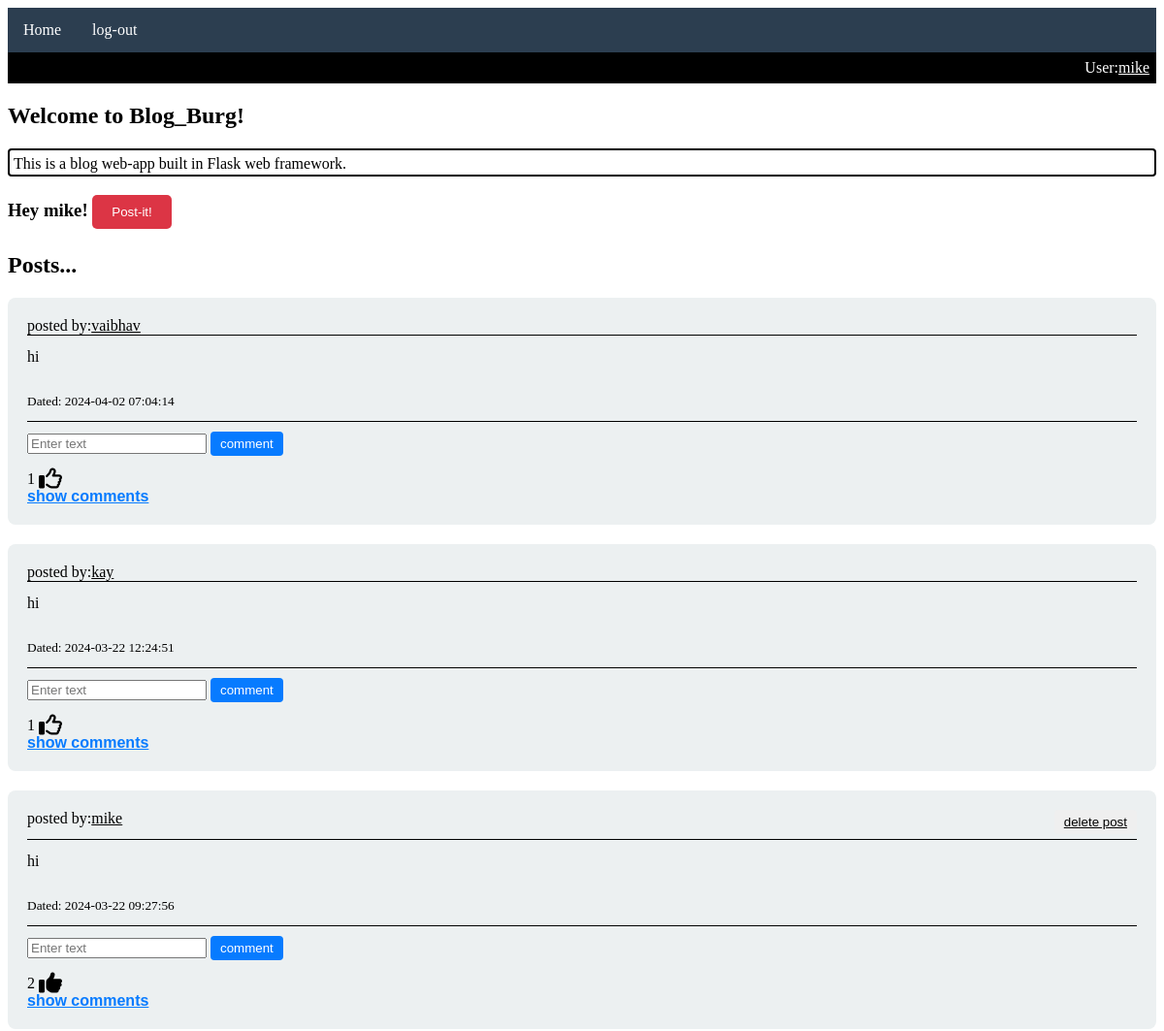
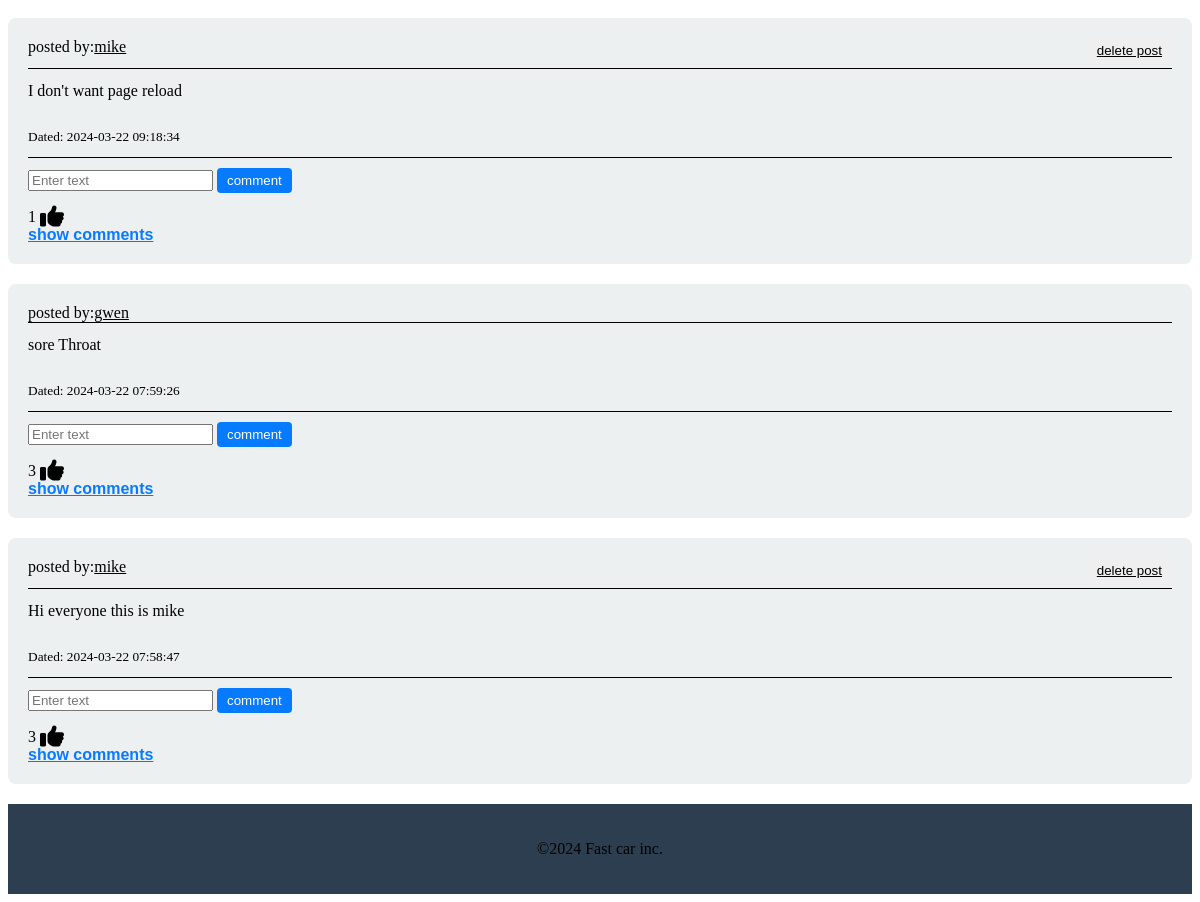
Screenshot of /home (signed in) with the database file from the repository (2 pictures, top to bottom).
### website/models.py (models this page shows)
class User(db.Model, UserMixin):
    id=db.Column(db.Integer, primary_key=True)
    email=db.Column(db.String(150), unique=True)
    username=db.Column(db.String(150), unique=True)
    password=db.Column(db.String(150)) # hashed password
    date_created=db.Column(db.DateTime(timezone=True), default=func.now())
    posts=db.relationship('Post', backref='user', passive_deletes=True)
    comments=db.relationship('Comment', backref='user', passive_deletes=True)
    likes=db.relationship('Like', backref='user', passive_deletes=True)

class Post(db.Model):
    id=db.Column(db.Integer, primary_key=True)
    text=db.Column(db.Text, nullable=False)
    date_created=db.Column(db.DateTime(timezone=True), default=func.now())
    author=db.Column(db.Integer, db.ForeignKey('user.id', ondelete='CASCADE'), nullable=False)
    comments=db.relationship('Comment', backref='post', passive_deletes=True)
    likes=db.relationship('Like', backref='post', passive_deletes=True)

### website/views.py (the view)
@views.route("/")
@views.route("/home", methods=['GET', 'POST'])
@login_required
def home():
    posts=Post.query.order_by(Post.date_created.desc()).all()
    return render_template("home.html", user=current_user, posts=posts)

### website/__init__.py (called while the page is built)
def create_app():
    app=Flask(__name__)
    app.config['SECRET_KEY']="PROCRASTINATION"
    app.config['SQLALCHEMY_DATABASE_URI']= f'sqlite:///{DB_NAME}'
    db.init_app(app)
    from .views import views
    from .auth import auth
    app.register_blueprint(views, url_prefix="/")
    app.register_blueprint(auth, url_prefix="/")
    from .models import User, Post, Comment, Like
    create_database(app)
    login_manager=LoginManager()
    login_manager.login_view= 'auth.login'
    login_manager.init_app(app)
    '''
    This sets the callback for reloading a user from the session.
    The function you set should take a user ID (a str) and return a user object,
    or None if the user does not exist.
    '''
    @login_manager.user_loader
    def load_user(id):
        return User.query.get(int(id))
    return app

### website/templates/home.html (shortened to what this page needs)
{% extends "posts_div.html"%}
{% block content%}
<h2>Welcome to Blog_Burg!</h2>
<div>
<p class="p1">This is a blog web-app built in Flask web framework.</p>
<h3>Hey {{user.username}}! <a href="/create-post" class="a_1"><button class="post_it_btn">Post-it!</button></a></h3>
</div>
<h2>Posts...</h2>
{{  super() }}
{% endblock %}
{% block footer %}
    {{super()}}
{% endblock %}

### website/templates/posts_div.html (shortened to what this page needs)
{% extends "base.html" %}
{% block content %}
<div id="posts">
    {% for post in posts%}
    <div class="card">
        <div class="card-header">
            posted by: <a href="/posts/{{post.user.username}}">{{post.user.username}}</a>
            {% if user.id== post.author %}
                <button><a href="/delete-post/{{post.id}}">delete post</a></button>
            {% endif %}
        </div>
        <div class="card-content">
            {{post.text}}
            <br><br>
            <small>Dated: {{post.date_created}}</small>
        </div>
        <div class="card-footer">
            <form class="comment-form" method='POST' action="/create-comment/{{post.id}}">
                <input type="text" id="text" name="text" placeholder="Enter text" required/>
                <button class="comment-btn" type="submit">comment</button>
            </form>
            <div>
                <span id="likes-count-{{post.id}}">{{post.likes|length}}</span>
                {% if user.id in post.likes|map(attribute='author')|list %}
                    <i class="fa-solid fa-thumbs-up fa-xl" id="like-button-{{post.id}}" onclick="likePost({{post.id}})"></i>
                {% else %}
                    <i class="fa-regular fa-thumbs-up fa-xl" id="like-button-{{post.id}}" onclick="likePost({{post.id}})"></i>
                {% endif %}
            </div>
            <div>
                <label for="toggle-comments-{{post.id}}" class="toggle-label">show comments</label>
            </div>
        </div>
    </div>
    {% endfor %}
</div>
{% endblock %}

### website/templates/base.html (shortened to what this page needs)
<!DOCTYPE html>
<html lang="en">
<head>
</head>
<body>
    <nav>
        <ul class="navbar">
            <li><a href="/home">Home</a></li>
            {% if user.is_authenticated %}
                <li><a href="/logout">log-out</a></li>
            {% else %}
                <li><a href="/signup">Sign-up</a></li>
                <li><a href="/login">log-in</a></li>
            {% endif %}
        </ul>
    </nav>
    {% if user.is_authenticated %}
        <div class="User-bar">
            User: <a href="/posts/{{user.username}}">{{user.username}}</a>
        </div>
    {% endif %}
    <div>
        {% block content %}<br>base_template_content<br>{% endblock %}
    </div>
        <footer>
            {% block footer%}
            <p>&copy;2024 Fast car inc.<p>
            {% endblock %}
        </footer>
</body>
</html>

### website/templates/home.html (style rules this page uses)
.p1 { border: 2px solid black; border-radius: 4px; padding-top: 5px; padding-left: 4px; padding-bottom: 2px; margin-bottom: 2px; }

### website/templates/posts_div.html (style rules this page uses)
.card { background-color: #ECF0F1; border-radius: 8px; padding: 20px; margin-bottom: 20px; }
.card-header { border-bottom: 1px solid #000; margin-bottom: 10px; display: flex; }
button { color: white; padding: 5px 10px; border: none; border-radius: 4px; margin-left: auto; margin-bottom: 5px; cursor: pointer; }
.post_it_btn { padding: 10px 20px; background-color: #dc3545; color: #fff; border: none; border-radius: 5px; cursor: pointer; transition: background-color 0.3s; }
.comment-btn { background-color: #077bff; }
.card-content { color: #000; line-height: 1.5; margin-bottom: 10px; }
.card-footer { border-top: 1px solid #000; margin-top: 10px; color: black; }
a, a:visited { text-decoration:underline; color: black; }
.comment-form { margin:auto; margin-left: -10px; border: none; }
.toggle-label { font-family:Arial, Helvetica, sans-serif; cursor: pointer; color: #077bff; font-size: 16px; font-weight: bold; text-decoration: underline; transition: color 0.3s; }

### website/templates/base.html (style rules this page uses)
footer { background-color: #2C3E50; text-align: center; padding: 20px; }
.navbar { list-style-type: none; background-color: #2C3E50; padding: 0; margin: 0; overflow: hidden; }
.navbar li { float: left; }
.navbar a { display: block; padding: 14px 16px; color: white; text-decoration: none; text-align: center; }
.user-bar { background-color: black; color: white; padding: 7px; display: flex; justify-content:flex-end; }
.user-bar a { text-decoration:underline; color: white; }
form { margin-top: 50px; border: 3px solid black; border-radius: 4px; padding-top: 10px; padding-left: 10px; padding-bottom: 10px; }

### rows the page displays
User: username "mike"
Post: user.username "vaibhav", text "hi", date_created "2024-04-02 07:04:14", likes|length "1"
Post: user.username "kay", text "hi", date_created "2024-03-22 12:24:51", likes|length "1"
Post: user.username "mike", text "hi", date_created "2024-03-22 09:27:56", likes|length "2"
Post: user.username "mike", text "I don't want page reload", date_created "2024-03-22 09:18:34", likes|length "1"
Post: user.username "gwen", text "sore Throat", date_created "2024-03-22 07:59:26", likes|length "3"
Post: user.username "mike", text "Hi everyone this is mike", date_created "2024-03-22 07:58:47", likes|length "3"
